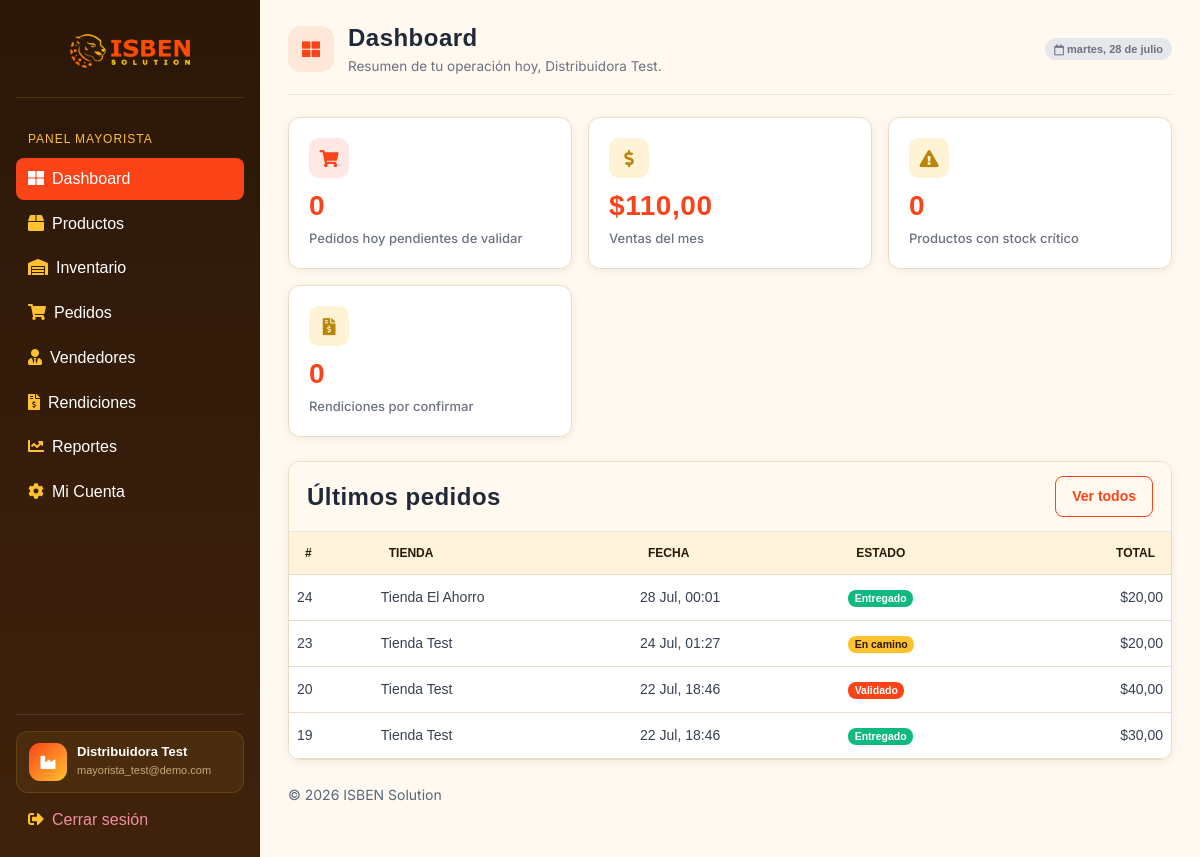
Page /mayorista/dashboard/ (signed in) on the committed database.
### appDjango/models.py (models this page shows, shortened)
class Mayorista(models.Model):
    CATEGORIA_CHOICES = [
        ("bebidas", "Bebidas"),
        ("abarrotes", "Abarrotes"),
        ("lacteos", "Lácteos"),
        ("limpieza", "Limpieza"),
        ("otro", "Otro"),
    ]
    PLAN_CHOICES = [
        ("sin_asignar", "Sin asignar"),
        ("suscripcion", "Suscripción anual"),
        ("comision", "Solo comisión"),
        ("mixto", "Mixto"),
    ]
    ESTADO_CHOICES = [
        ("pendiente_pago", "Pendiente de pago"),
        ("activo", "Activo"),
        ("suspendido", "Suspendido"),
    ]
    MESES_CORTOS = [
        "Ene",
        "Feb",
        "Mar",
        "Abr",
        "May",
        "Jun",
        "Jul",
        "Ago",
        "Sep",
        "Oct",
        "Nov",
        "Dic",
    ]
    cuenta = models.OneToOneField(
        settings.AUTH_USER_MODEL,
        on_delete=models.CASCADE,
        related_name="perfil_mayorista",
    )
    nombre = models.CharField(max_length=255)
    telefono = models.CharField(
        max_length=15,
        default="",
    )
    categoria = models.CharField(max_length=20, choices=CATEGORIA_CHOICES)
    logo_url = models.TextField(blank=True, null=True)
    estado = models.CharField(
        max_length=20, choices=ESTADO_CHOICES, default="pendiente_pago"
    )
    plan = models.CharField(
        max_length=20,
        choices=PLAN_CHOICES,
        default="sin_asignar",
    )
    tarifa_anual = models.DecimalField(max_digits=10, decimal_places=2, default=0)
    porcentaje_comision = models.DecimalField(max_digits=5, decimal_places=2, default=0)
    fecha_vencimiento = models.DateField(blank=True, null=True)
    def obtener_resumen_dashboard(self, fecha=None):
        fecha = fecha or timezone.localdate()
        pedidos = self.pedidos.all()
        pedidos_hoy = pedidos.filter(
            creado_en__date=fecha,
            estado="pendiente",
        ).count()
        ventas_mes = pedidos.filter(
            creado_en__year=fecha.year,
            creado_en__month=fecha.month,
        ).exclude(estado="cancelado").aggregate(total=models.Sum("total"))[
            "total"
        ] or Decimal(
            "0.00"
        )
        stock_critico = self.productos.filter(
            activo=True,
            stock__lt=10,
        ).count()
        rendiciones_pendientes = self.rendiciones.filter(
            estado="pendiente",
        ).count()
        ultimos_pedidos = pedidos.select_related("tienda").order_by("-creado_en")[:5]
        return {
            "pedidos_hoy": pedidos_hoy,
            "ventas_mes": ventas_mes,
            "stock_critico": stock_critico,
            "rendiciones_pendientes": rendiciones_pendientes,
            "ultimos_pedidos": ultimos_pedidos,
        }

class Pedido(models.Model):
    CREADO_POR_CHOICES = [
        ("tienda", "Tienda"),
        ("vendedor", "Vendedor"),
    ]
    ESTADO_CHOICES = [
        ("pendiente", "Pendiente"),
        ("validado", "Validado"),
        ("en_camino", "En camino"),
        ("entregado", "Entregado"),
        ("cancelado", "Cancelado"),
    ]
    TIPO_PAGO_CHOICES = [
        ("efectivo", "Efectivo"),
        ("digital", "Digital"),
    ]
    tienda = models.ForeignKey(
        Tienda,
        on_delete=models.CASCADE,
        related_name="pedidos",
    )
    mayorista = models.ForeignKey(
        Mayorista,
        on_delete=models.CASCADE,
        related_name="pedidos",
    )
    vendedor = models.ForeignKey(
        Vendedor,
        on_delete=models.SET_NULL,
        blank=True,
        null=True,
        related_name="pedidos",
    )
    creado_por = models.CharField(
        max_length=10,
        choices=CREADO_POR_CHOICES,
    )
    estado = models.CharField(
        max_length=20,
        choices=ESTADO_CHOICES,
        default="pendiente",
    )
    tipo_pago = models.CharField(
        max_length=20,
        choices=TIPO_PAGO_CHOICES,
    )
    total = models.DecimalField(
        max_digits=12,
        decimal_places=2,
        default=0,
        editable=False,
    )
    comision_plataforma = models.DecimalField(
        max_digits=12,
        decimal_places=2,
        default=0,
        editable=False,
    )
    cobro_confirmado = models.BooleanField(
        default=False,
    )
    nota_voz_url = models.TextField(
        blank=True,
        null=True,
    )
    lat_entrega = models.FloatField(
        blank=True,
        null=True,
    )
    lng_entrega = models.FloatField(
        blank=True,
        null=True,
    )
    telefono_contacto = models.CharField(
        max_length=20,
        blank=True,
        null=True,
    )
    creado_en = models.DateTimeField(
        auto_now_add=True,
        null=True,
    )

class Tienda(models.Model):
    cuenta = models.OneToOneField(
        settings.AUTH_USER_MODEL, on_delete=models.CASCADE, related_name="perfil_tienda"
    )
    nombre = models.CharField(max_length=255)
    telefono = models.CharField(max_length=20, unique=True, blank=True, null=True)
    lat = models.FloatField(blank=True, null=True)
    lng = models.FloatField(blank=True, null=True)
    direccion_texto = models.TextField(blank=True, null=True)

### appDjango/views.py (the view)
@mayorista_required
def mayorista_dashboard(request):
    contexto = request.mayorista.obtener_resumen_dashboard()
    return render(
        request,
        "mayorista/dashboard.html",
        contexto,
    )

### appDjango/templates/mayorista/dashboard.html (shortened to what this page needs)
{% extends 'layouts/base.html' %}
{% block content %}
  <div class="pagina-cabecera">
    <div class="pagina-cabecera-titulo">
      <div class="pagina-cabecera-icono"><i class="fas fa-th-large"></i></div>
      <div>
        <h1>Dashboard</h1>
        <p class="subtitulo">Resumen de tu operación hoy, {{ request.mayorista.nombre }}.</p>
      </div>
    </div>
    <div class="pagina-cabecera-acciones">
      <span class="portal-badge portal-badge-gray"><i class="far fa-calendar"></i>&nbsp;{% now "l, j \d\e F" %}</span>
    </div>
  </div>
  <div class="portal-grid">
    <a href="{% url 'portal_mayorista_pedidos' %}?estado=pendiente" class="stat-card stat-card-link">
      <div class="stat-card-icon stat-icon-naranja"><i class="fas fa-shopping-cart"></i></div>
      <h2>{{ pedidos_hoy }}</h2>
      <p>Pedidos hoy pendientes de validar</p>
    </a>
    <a href="{% url 'portal_mayorista_reportes' %}" class="stat-card stat-card-link">
      <div class="stat-card-icon stat-icon-dorado"><i class="fas fa-dollar-sign"></i></div>
      <h2>${{ ventas_mes|floatformat:2 }}</h2>
      <p>Ventas del mes</p>
    </a>
    <a href="{% url 'portal_mayorista_inventario' %}" class="stat-card stat-card-link {% if stock_critico > 0 %}stat-card-alerta{% endif %}">
      <div class="stat-card-icon {% if stock_critico > 0 %}stat-icon-rojo{% else %}stat-icon-dorado{% endif %}"><i class="fas fa-exclamation-triangle"></i></div>
      <h2>{{ stock_critico }}</h2>
      <p>Productos con stock crítico</p>
    </a>
    <a href="{% url 'portal_mayorista_rendiciones' %}" class="stat-card stat-card-link">
      <div class="stat-card-icon stat-icon-dorado"><i class="fas fa-file-invoice-dollar"></i></div>
      <h2>{{ rendiciones_pendientes }}</h2>
      <p>Rendiciones por confirmar</p>
    </a>
  </div>
  <div class="tarjeta-seccion" style="margin-top: 24px;">
    <div class="tarjeta-seccion-cabecera">
      <h2 class="h6 mb-0">Últimos pedidos</h2>
      <a href="{% url 'portal_mayorista_pedidos' %}" class="btn btn-outline-primary btn-sm">Ver todos</a>
    </div>
    {% if ultimos_pedidos %}
      <table class="table table-hover mb-0">
        <thead>
          <tr>
            <th>#</th>
            <th>Tienda</th>
            <th>Fecha</th>
            <th>Estado</th>
            <th class="text-end">Total</th>
          </tr>
        </thead>
        <tbody>
          {% for pedido in ultimos_pedidos %}
            <tr>
              <td>{{ pedido.id }}</td>
              <td>{{ pedido.tienda.nombre }}</td>
              <td>{{ pedido.creado_en|date:"d M, H:i" }}</td>
              <td>
                {% if pedido.estado == 'entregado' %}<span class="badge bg-success">Entregado</span>
                {% elif pedido.estado == 'en_camino' %}<span class="badge bg-secondary">En camino</span>
                {% elif pedido.estado == 'validado' %}<span class="badge bg-primary">Validado</span>
                {% elif pedido.estado == 'cancelado' %}<span class="badge bg-danger">Cancelado</span>
                {% else %}<span class="badge bg-warning">Pendiente</span>{% endif %}
              </td>
              <td class="text-end"><strong>${{ pedido.total }}</strong></td>
            </tr>
          {% endfor %}
        </tbody>
      </table>
    {% else %}
      <p class="portal-empty mb-0">Todavía no tienes pedidos. Cuando una tienda o un vendedor cree uno, aparecerá aquí.</p>
    {% endif %}
  </div>
{% endblock %}

### appDjango/templates/includes/sidebar.html (shortened to what this page needs)
{% load static %}
<nav id="sidebarMenu" class="sidebar d-lg-block collapse">
  <div class="sidebar-inner px-3 pt-3">
    <div class="sidebar-marca">
      <a href="{% url 'portal_landing' %}">
        <img src="{% static 'imagenes/logos_2.png' %}" alt="ISBEN Solution">
      </a>
    </div>
    <ul class="nav flex-column">
      {% if user.perfil_mayorista %}
        <li class="sidebar-heading">Panel Mayorista</li>
        <li class="nav-item {% if 'mayorista_dashboard' in request.resolver_match.url_name %}active{% endif %}">
          <a href="{% url 'portal_mayorista_dashboard' %}" class="nav-link"><span class="sidebar-icon"><i class="fas fa-th-large"></i></span>Dashboard</a>
        </li>
        <li class="nav-item {% if 'producto' in request.resolver_match.url_name %}active{% endif %}">
          <a href="{% url 'portal_mayorista_productos' %}" class="nav-link"><span class="sidebar-icon"><i class="fas fa-box"></i></span>Productos</a>
        </li>
        <li class="nav-item {% if request.resolver_match.url_name == 'portal_mayorista_inventario' %}active{% endif %}">
          <a href="{% url 'portal_mayorista_inventario' %}" class="nav-link"><span class="sidebar-icon"><i class="fas fa-warehouse"></i></span>Inventario</a>
        </li>
        <li class="nav-item {% if 'pedido' in request.resolver_match.url_name %}active{% endif %}">
          <a href="{% url 'portal_mayorista_pedidos' %}" class="nav-link"><span class="sidebar-icon"><i class="fas fa-shopping-cart"></i></span>Pedidos</a>
        </li>
        <li class="nav-item {% if 'vendedor' in request.resolver_match.url_name %}active{% endif %}">
          <a href="{% url 'portal_mayorista_vendedores' %}" class="nav-link"><span class="sidebar-icon"><i class="fas fa-user-tie"></i></span>Vendedores</a>
        </li>
        <li class="nav-item {% if 'rendicion' in request.resolver_match.url_name %}active{% endif %}">
          <a href="{% url 'portal_mayorista_rendiciones' %}" class="nav-link"><span class="sidebar-icon"><i class="fas fa-file-invoice-dollar"></i></span>Rendiciones</a>
        </li>
        <li class="nav-item {% if request.resolver_match.url_name == 'portal_mayorista_reportes' %}active{% endif %}">
          <a href="{% url 'portal_mayorista_reportes' %}" class="nav-link"><span class="sidebar-icon"><i class="fas fa-chart-line"></i></span>Reportes</a>
        </li>
        <li class="nav-item {% if request.resolver_match.url_name == 'portal_mayorista_mi_cuenta' %}active{% endif %}">
          <a href="{% url 'portal_mayorista_mi_cuenta' %}" class="nav-link"><span class="sidebar-icon"><i class="fas fa-cog"></i></span>Mi Cuenta</a>
        </li>
      {% endif %}
    </ul>
    <div class="sidebar-user mt-auto pt-3">
      {% if user.is_authenticated %}
        <div class="sidebar-user-info">
          <div class="sidebar-user-avatar">
            {% if user.perfil_mayorista %}<i class="fas fa-industry"></i>
            {% elif user.perfil_vendedor %}<i class="fas fa-user-tie"></i>
            {% elif user.perfil_tienda %}<i class="fas fa-store"></i>
            {% else %}<i class="fas fa-shield-alt"></i>{% endif %}
          </div>
          <div class="sidebar-user-datos">
            <span class="sidebar-user-nombre">
              {% if user.perfil_mayorista %}{{ user.perfil_mayorista.nombre }}
              {% elif user.perfil_vendedor %}{{ user.perfil_vendedor.nombre }}
              {% elif user.perfil_tienda %}{{ user.perfil_tienda.nombre }}
              {% else %}Administrador{% endif %}
            </span>
            <span class="sidebar-user-email">{{ user.username }}</span>
          </div>
        </div>
        <a href="{% url 'portal_logout' %}" class="nav-link sidebar-logout">
          <span class="sidebar-icon"><i class="fas fa-sign-out-alt"></i></span>Cerrar sesión
        </a>
      {% endif %}
    </div>
  </div>
</nav>

### rows in the picture
Mayorista: mayorista.nombre "Distribuidora Test"
Pedido: id "24", tienda.nombre "Tienda El Ahorro", creado_en "28 Jul, 00:01", estado "Entregado", total "20,00"
Pedido: id "23", tienda.nombre "Tienda Test", creado_en "24 Jul, 01:27", estado "En camino", total "20,00"
Pedido: id "20", tienda.nombre "Tienda Test", creado_en "22 Jul, 18:46", estado "Validado", total "40,00"
Pedido: id "19", tienda.nombre "Tienda Test", creado_en "22 Jul, 18:46", estado "Entregado", total "30,00"

### other values in the picture
{{ user.perfil_mayorista.nombre }} "Distribuidora Test"
{{ user.username }} "mayorista_test@demo.com"
{{ pedidos_hoy }} "0"
{{ ventas_mes|floatformat:2 }} "110,00"
{{ stock_critico }} "0"
{{ rendiciones_pendientes }} "0"
